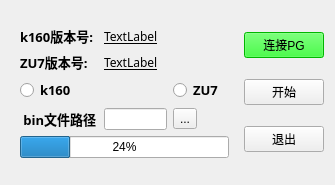
<?xml version="1.0" encoding="UTF-8"?>
<ui version="4.0">
 <class>Update_FPGA</class>
 <widget class="QWidget" name="Update_FPGA">
  <property name="geometry">
   <rect>
    <x>0</x>
    <y>0</y>
    <width>335</width>
    <height>185</height>
   </rect>
  </property>
  <property name="windowTitle">
   <string>Form</string>
  </property>
  <layout class="QGridLayout" name="gridLayout_2">
   <item row="0" column="0">
    <layout class="QHBoxLayout" name="horizontalLayout">
     <item>
      <widget class="QFrame" name="frame">
       <layout class="QGridLayout" name="gridLayout">
        <item row="5" column="2">
         <widget class="QToolButton" name="toolButton">
          <property name="text">
           <string>...</string>
          </property>
         </widget>
        </item>
        <item row="0" column="0">
         <widget class="QLabel" name="k160label">
          <property name="font">
           <font>
            <family>思源黑体 CN</family>
            <pointsize>10</pointsize>
            <weight>75</weight>
            <bold>true</bold>
            <underline>false</underline>
           </font>
          </property>
          <property name="text">
           <string>k160版本号:</string>
          </property>
         </widget>
        </item>
        <item row="3" column="0">
         <widget class="QRadioButton" name="k160Button">
          <property name="font">
           <font>
            <family>思源黑体 CN</family>
            <pointsize>10</pointsize>
            <weight>75</weight>
            <bold>true</bold>
           </font>
          </property>
          <property name="text">
           <string>k160</string>
          </property>
         </widget>
        </item>
        <item row="3" column="2">
         <widget class="QRadioButton" name="ZU7Button">
          <property name="font">
           <font>
            <family>思源黑体 CN</family>
            <pointsize>10</pointsize>
            <weight>75</weight>
            <bold>true</bold>
           </font>
          </property>
          <property name="text">
           <string>ZU7</string>
          </property>
         </widget>
        </item>
        <item row="3" column="1">
         <spacer name="horizontalSpacer">
          <property name="orientation">
           <enum>Qt::Horizontal</enum>
          </property>
          <property name="sizeHint" stdset="0">
           <size>
            <width>40</width>
            <height>20</height>
           </size>
          </property>
         </spacer>
        </item>
        <item row="5" column="0">
         <widget class="QLabel" name="Label_path">
          <property name="font">
           <font>
            <family>思源黑体 CN</family>
            <pointsize>10</pointsize>
            <weight>75</weight>
            <bold>true</bold>
           </font>
          </property>
          <property name="text">
           <string> bin文件路径</string>
          </property>
         </widget>
        </item>
        <item row="7" column="0" colspan="4">
         <widget class="QProgressBar" name="progressBar">
          <property name="value">
           <number>24</number>
          </property>
         </widget>
        </item>
        <item row="5" column="1">
         <widget class="QLineEdit" name="Edit_path"/>
        </item>
        <item row="1" column="0">
         <widget class="QLabel" name="ZU7label">
          <property name="font">
           <font>
            <family>思源黑体 CN</family>
            <pointsize>10</pointsize>
            <weight>75</weight>
            <bold>true</bold>
            <underline>false</underline>
           </font>
          </property>
          <property name="text">
           <string>ZU7版本号:</string>
          </property>
         </widget>
        </item>
        <item row="0" column="1" colspan="2">
         <widget class="QLabel" name="k160number">
          <property name="font">
           <font>
            <family>思源黑体 CN</family>
            <underline>true</underline>
           </font>
          </property>
          <property name="text">
           <string>TextLabel</string>
          </property>
         </widget>
        </item>
        <item row="1" column="1" colspan="2">
         <widget class="QLabel" name="ZU7number">
          <property name="font">
           <font>
            <family>思源黑体 CN</family>
            <underline>true</underline>
           </font>
          </property>
          <property name="text">
           <string>TextLabel</string>
          </property>
         </widget>
        </item>
       </layout>
      </widget>
     </item>
     <item>
      <layout class="QVBoxLayout" name="verticalLayout">
       <item>
        <widget class="QPushButton" name="tcpcheck">
         <property name="styleSheet">
          <string notr="true">background: rgb(0,255,0)</string>
         </property>
         <property name="text">
          <string>连接PG</string>
         </property>
        </widget>
       </item>
       <item>
        <widget class="QPushButton" name="startputten">
         <property name="styleSheet">
          <string notr="true"/>
         </property>
         <property name="text">
          <string>开始</string>
         </property>
        </widget>
       </item>
       <item>
        <widget class="QPushButton" name="exitputten">
         <property name="text">
          <string>退出</string>
         </property>
         <property name="iconSize">
          <size>
           <width>16</width>
           <height>16</height>
          </size>
         </property>
        </widget>
       </item>
      </layout>
     </item>
    </layout>
   </item>
  </layout>
 </widget>
 <tabstops>
  <tabstop>startputten</tabstop>
  <tabstop>exitputten</tabstop>
 </tabstops>
 <resources/>
 <connections/>
</ui>
